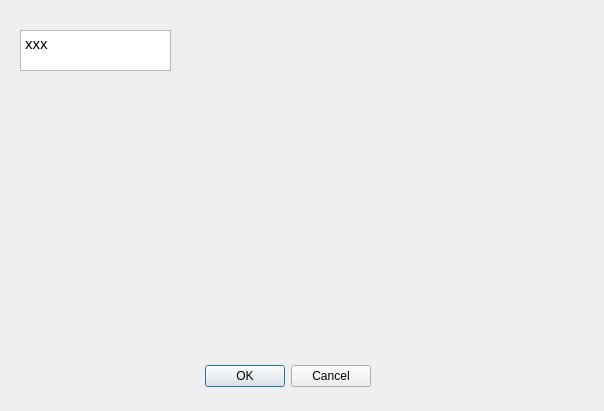
<?xml version="1.0" encoding="UTF-8"?>
<ui version="4.0">
 <class>Dialog</class>
 <widget class="QDialog" name="Dialog">
  <property name="geometry">
   <rect>
    <x>0</x>
    <y>0</y>
    <width>604</width>
    <height>411</height>
   </rect>
  </property>
  <property name="windowTitle">
   <string>Dialog</string>
  </property>
  <widget class="QDialogButtonBox" name="buttonBox">
   <property name="geometry">
    <rect>
     <x>30</x>
     <y>360</y>
     <width>341</width>
     <height>32</height>
    </rect>
   </property>
   <property name="orientation">
    <enum>Qt::Horizontal</enum>
   </property>
   <property name="standardButtons">
    <set>QDialogButtonBox::Cancel|QDialogButtonBox::Ok</set>
   </property>
  </widget>
  <widget class="QTextEdit" name="textEdit">
   <property name="geometry">
    <rect>
     <x>20</x>
     <y>30</y>
     <width>151</width>
     <height>41</height>
    </rect>
   </property>
   <property name="html">
    <string>&lt;!DOCTYPE HTML PUBLIC &quot;-//W3C//DTD HTML 4.0//EN&quot; &quot;http://www.w3.org/TR/REC-html40/strict.dtd&quot;&gt;
&lt;html&gt;&lt;head&gt;&lt;meta name=&quot;qrichtext&quot; content=&quot;1&quot; /&gt;&lt;style type=&quot;text/css&quot;&gt;
p, li { white-space: pre-wrap; }
&lt;/style&gt;&lt;/head&gt;&lt;body style=&quot; font-family:'Cantarell'; font-size:11pt; font-weight:400; font-style:normal;&quot;&gt;
&lt;p style=&quot; margin-top:0px; margin-bottom:0px; margin-left:0px; margin-right:0px; -qt-block-indent:0; text-indent:0px;&quot;&gt;xxx&lt;/p&gt;&lt;/body&gt;&lt;/html&gt;</string>
   </property>
  </widget>
 </widget>
 <resources/>
 <connections>
  <connection>
   <sender>buttonBox</sender>
   <signal>accepted()</signal>
   <receiver>Dialog</receiver>
   <slot>accept()</slot>
   <hints>
    <hint type="sourcelabel">
     <x>248</x>
     <y>254</y>
    </hint>
    <hint type="destinationlabel">
     <x>157</x>
     <y>274</y>
    </hint>
   </hints>
  </connection>
  <connection>
   <sender>buttonBox</sender>
   <signal>rejected()</signal>
   <receiver>Dialog</receiver>
   <slot>reject()</slot>
   <hints>
    <hint type="sourcelabel">
     <x>316</x>
     <y>260</y>
    </hint>
    <hint type="destinationlabel">
     <x>286</x>
     <y>274</y>
    </hint>
   </hints>
  </connection>
 </connections>
</ui>
